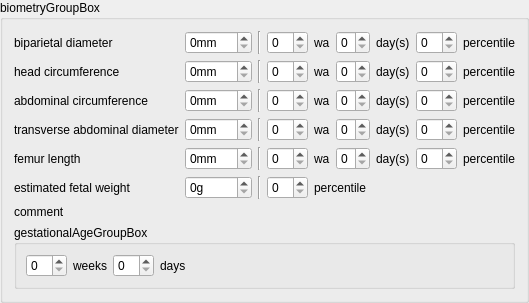
       <widget class="QGroupBox" name="fetus2BiometryGroupBox">
        <property name="title">
         <string>biometryGroupBox</string>
        </property>
        <layout class="QGridLayout" name="gridLayout_42">
         <item row="0" column="0">
          <widget class="QLabel" name="fetus2BPDLabel">
           <property name="text">
            <string>biparietal diameter</string>
           </property>
          </widget>
         </item>
         <item row="0" column="1">
          <widget class="QSpinBox" name="fetus2BPDSpinBox">
           <property name="suffix">
            <string>mm</string>
           </property>
           <property name="maximum">
            <number>999</number>
           </property>
          </widget>
         </item>
         <item row="0" column="2">
          <widget class="Line" name="line_12">
           <property name="orientation">
            <enum>Qt::Vertical</enum>
           </property>
          </widget>
         </item>
         <item row="0" column="3">
          <widget class="QSpinBox" name="fetus2BPDWeekSpinBox"/>
         </item>
         <item row="0" column="4">
          <widget class="QLabel" name="fetus2BPDWeekLabel">
           <property name="text">
            <string>wa</string>
           </property>
          </widget>
         </item>
         <item row="0" column="5">
          <widget class="QSpinBox" name="fetus2BPDDaySpinBox">
           <property name="maximum">
            <number>6</number>
           </property>
          </widget>
         </item>
         <item row="0" column="6">
          <widget class="QLabel" name="fetus2BPDDayLabel">
           <property name="text">
            <string>day(s)</string>
           </property>
          </widget>
         </item>
         <item row="0" column="7">
          <widget class="QSpinBox" name="fetus2BipPercentileSpinBox"/>
         </item>
         <item row="0" column="8">
          <widget class="QLabel" name="fetus2BipPercentileLabel">
           <property name="text">
            <string>percentile</string>
           </property>
          </widget>
         </item>
         <item row="1" column="0">
          <widget class="QLabel" name="fetus2HeadCircumferenceLabel">
           <property name="text">
            <string>head circumference</string>
           </property>
          </widget>
         </item>
         <item row="1" column="1">
          <widget class="QSpinBox" name="fetus2HeadCircumferenceSpinBox">
           <property name="suffix">
            <string>mm</string>
           </property>
           <property name="maximum">
            <number>999</number>
           </property>
          </widget>
         </item>
         <item row="1" column="2">
          <widget class="Line" name="line_13">
           <property name="orientation">
            <enum>Qt::Vertical</enum>
           </property>
          </widget>
         </item>
         <item row="1" column="3">
          <widget class="QSpinBox" name="fetus2HeadCircumferenceWeekSpinBox"/>
         </item>
         <item row="1" column="4">
          <widget class="QLabel" name="fetus2HeadCircumferenceWeekLabel">
           <property name="text">
            <string>wa</string>
           </property>
          </widget>
         </item>
         <item row="1" column="5">
          <widget class="QSpinBox" name="fetus2HeadCircumferenceDaysSpinBox">
           <property name="maximum">
            <number>6</number>
           </property>
          </widget>
         </item>
         <item row="1" column="6">
          <widget class="QLabel" name="fetus2HeadCircumferenceDayLabel">
           <property name="text">
            <string>day(s)</string>
           </property>
          </widget>
         </item>
         <item row="1" column="7">
          <widget class="QSpinBox" name="fetus2HcPercentileSpinBox"/>
         </item>
         <item row="1" column="8">
          <widget class="QLabel" name="fetus2HcPercentileLabel">
           <property name="text">
            <string>percentile</string>
           </property>
          </widget>
         </item>
         <item row="2" column="0">
          <widget class="QLabel" name="fetus2AbdominalCircumferenceLabel">
           <property name="text">
            <string>abdominal circumference</string>
           </property>
          </widget>
         </item>
         <item row="2" column="1">
          <widget class="QSpinBox" name="fetus2AbdominalCircumferenceSpinBox">
           <property name="suffix">
            <string>mm</string>
           </property>
           <property name="maximum">
            <number>999</number>
           </property>
          </widget>
         </item>
         <item row="2" column="2">
          <widget class="Line" name="line_14">
           <property name="orientation">
            <enum>Qt::Vertical</enum>
           </property>
          </widget>
         </item>
         <item row="2" column="3">
          <widget class="QSpinBox" name="fetus2AbdominalCircumferenceWeekSpinBox"/>
         </item>
         <item row="2" column="4">
          <widget class="QLabel" name="fetus2AbdominalCircumferenceWeekLabel">
           <property name="text">
            <string>wa</string>
           </property>
          </widget>
         </item>
         <item row="2" column="5">
          <widget class="QSpinBox" name="fetus2AbdominalCircumferenceDaySpinBox">
           <property name="maximum">
            <number>6</number>
           </property>
          </widget>
         </item>
         <item row="2" column="6">
          <widget class="QLabel" name="fetus2AbdominalCircumferenceDayLabel">
           <property name="text">
            <string>day(s)</string>
           </property>
          </widget>
         </item>
         <item row="2" column="7">
          <widget class="QSpinBox" name="fetus2AcPercentileSpinBox"/>
         </item>
         <item row="2" column="8">
          <widget class="QLabel" name="fetus2AcPercentileLabel">
           <property name="text">
            <string>percentile</string>
           </property>
          </widget>
         </item>
         <item row="3" column="0">
          <widget class="QLabel" name="fetus2TADLabel">
           <property name="text">
            <string>transverse abdominal diameter</string>
           </property>
          </widget>
         </item>
         <item row="3" column="1">
          <widget class="QSpinBox" name="fetus2TADSpinBox">
           <property name="suffix">
            <string>mm</string>
           </property>
           <property name="maximum">
            <number>999</number>
           </property>
          </widget>
         </item>
         <item row="3" column="2">
          <widget class="Line" name="line_15">
           <property name="orientation">
            <enum>Qt::Vertical</enum>
           </property>
          </widget>
         </item>
         <item row="3" column="3">
          <widget class="QSpinBox" name="fetus2TADWeekSpinBox"/>
         </item>
         <item row="3" column="4">
          <widget class="QLabel" name="fetus2TADWeekLabel">
           <property name="text">
            <string>wa</string>
           </property>
          </widget>
         </item>
         <item row="3" column="5">
          <widget class="QSpinBox" name="fetus2TADDaySpinBox">
           <property name="maximum">
            <number>6</number>
           </property>
          </widget>
         </item>
         <item row="3" column="6">
          <widget class="QLabel" name="fetus2TADDayLabel">
           <property name="text">
            <string>day(s)</string>
           </property>
          </widget>
         </item>
         <item row="3" column="7">
          <widget class="QSpinBox" name="fetus2TadPercentileSpinBox"/>
         </item>
         <item row="3" column="8">
          <widget class="QLabel" name="fetus2TadPercentileLabel">
           <property name="text">
            <string>percentile</string>
           </property>
          </widget>
         </item>
         <item row="4" column="0">
          <widget class="QLabel" name="fetus2FLLabel">
           <property name="text">
            <string>femur length</string>
           </property>
          </widget>
         </item>
         <item row="4" column="1">
          <widget class="QSpinBox" name="fetus2FLSpinBox">
           <property name="suffix">
            <string>mm</string>
           </property>
           <property name="maximum">
            <number>999</number>
           </property>
          </widget>
         </item>
         <item row="4" column="2">
          <widget class="Line" name="line_16">
           <property name="orientation">
            <enum>Qt::Vertical</enum>
           </property>
          </widget>
         </item>
         <item row="4" column="3">
          <widget class="QSpinBox" name="fetus2FLWeekSpinBox"/>
         </item>
         <item row="4" column="4">
          <widget class="QLabel" name="fetus2FLWeekLabel">
           <property name="text">
            <string>wa</string>
           </property>
          </widget>
         </item>
         <item row="4" column="5">
          <widget class="QSpinBox" name="fetus2FLDaySpinBox">
           <property name="maximum">
            <number>6</number>
           </property>
          </widget>
         </item>
         <item row="4" column="6">
          <widget class="QLabel" name="fetus2FLDayLabel">
           <property name="text">
            <string>day(s)</string>
           </property>
          </widget>
         </item>
         <item row="4" column="7">
          <widget class="QSpinBox" name="fetus2FlPercentileSpinBox"/>
         </item>
         <item row="4" column="8">
          <widget class="QLabel" name="fetus2FlPercentileLabel">
           <property name="text">
            <string>percentile</string>
           </property>
          </widget>
         </item>
         <item row="5" column="0">
          <widget class="QLabel" name="fetus2EfwLabel">
           <property name="text">
            <string>estimated fetal weight</string>
           </property>
          </widget>
         </item>
         <item row="5" column="1">
          <widget class="QSpinBox" name="fetus2EfwSpinBox">
           <property name="suffix">
            <string comment="gram">g</string>
           </property>
           <property name="maximum">
            <number>10000</number>
           </property>
          </widget>
         </item>
         <item row="5" column="2">
          <widget class="Line" name="line_4">
           <property name="orientation">
            <enum>Qt::Vertical</enum>
           </property>
          </widget>
         </item>
         <item row="5" column="3">
          <widget class="QSpinBox" name="fetus2EfwPercentileSpinBox"/>
         </item>
         <item row="5" column="4" colspan="2">
          <widget class="QLabel" name="fetus2EfwPercentileLabel">
           <property name="text">
            <string>percentile</string>
           </property>
          </widget>
         </item>
         <item row="6" column="0" colspan="9">
          <layout class="QVBoxLayout" name="verticalLayout_10">
           <item>
            <widget class="QLabel" name="fetus2BiometryCommentLabel">
             <property name="text">
              <string>comment</string>
             </property>
            </widget>
           </item>
           <item>
            <layout class="QFormLayout" name="fetus2BiometryCommentFormLayout"/>
           </item>
          </layout>
         </item>
         <item row="7" column="0" colspan="9">
          <widget class="QGroupBox" name="fetus2GestationalAgeGroupBox">
           <property name="title">
            <string>gestationalAgeGroupBox</string>
           </property>
           <layout class="QVBoxLayout" name="verticalLayout_42">
            <item>
             <layout class="QHBoxLayout" name="horizontalLayout_19">
              <item>
               <widget class="QSpinBox" name="fetus2UsGestationalAgeWeekSpinBox"/>
              </item>
              <item>
               <widget class="QLabel" name="fetus2UsGestationalAgeWeekLabel">
                <property name="text">
                 <string>weeks</string>
                </property>
               </widget>
              </item>
              <item>
               <widget class="QSpinBox" name="fetus2UsGestationalAgeDaySpinBox"/>
              </item>
              <item>
               <widget class="QLabel" name="fetus2UsGestationalAgeDayLabel">
                <property name="text">
                 <string>days</string>
                </property>
               </widget>
              </item>
              <item>
               <spacer name="horizontalSpacer_5">
                <property name="orientation">
                 <enum>Qt::Horizontal</enum>
                </property>
                <property name="sizeHint" stdset="0">
                 <size>
                  <width>40</width>
                  <height>20</height>
                 </size>
                </property>
               </spacer>
              </item>
             </layout>
            </item>
           </layout>
          </widget>
         </item>
        </layout>
       </widget>
